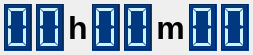
<?xml version="1.0" encoding="UTF-8"?>
<ui version="4.0">
 <class>TimeControlWidget</class>
 <widget class="QWidget" name="TimeControlWidget">
  <property name="geometry">
   <rect>
    <x>0</x>
    <y>0</y>
    <width>242</width>
    <height>55</height>
   </rect>
  </property>
  <property name="windowTitle">
   <string>Form</string>
  </property>
  <layout class="QHBoxLayout" name="horizontalLayout">
   <property name="spacing">
    <number>4</number>
   </property>
   <property name="leftMargin">
    <number>4</number>
   </property>
   <property name="topMargin">
    <number>4</number>
   </property>
   <property name="rightMargin">
    <number>4</number>
   </property>
   <property name="bottomMargin">
    <number>4</number>
   </property>
   <item>
    <widget class="QLCDNumber" name="hour1Number">
     <property name="styleSheet">
      <string notr="true">background-color: rgb(2, 56, 127);
color: rgb(206, 243, 255);</string>
     </property>
     <property name="frameShadow">
      <enum>QFrame::Sunken</enum>
     </property>
     <property name="digitCount">
      <number>1</number>
     </property>
     <property name="segmentStyle">
      <enum>QLCDNumber::Flat</enum>
     </property>
    </widget>
   </item>
   <item>
    <widget class="QLCDNumber" name="hour2Number">
     <property name="styleSheet">
      <string notr="true">background-color: rgb(2, 56, 127);
color: rgb(206, 243, 255);</string>
     </property>
     <property name="frameShadow">
      <enum>QFrame::Sunken</enum>
     </property>
     <property name="digitCount">
      <number>1</number>
     </property>
     <property name="segmentStyle">
      <enum>QLCDNumber::Flat</enum>
     </property>
    </widget>
   </item>
   <item>
    <widget class="QLabel" name="hourLabel">
     <property name="font">
      <font>
       <pointsize>24</pointsize>
       <weight>75</weight>
       <bold>true</bold>
      </font>
     </property>
     <property name="text">
      <string>h</string>
     </property>
     <property name="alignment">
      <set>Qt::AlignCenter</set>
     </property>
     <property name="indent">
      <number>-1</number>
     </property>
    </widget>
   </item>
   <item>
    <widget class="QLCDNumber" name="min1Number">
     <property name="styleSheet">
      <string notr="true">background-color: rgb(2, 56, 127);
color: rgb(206, 243, 255);</string>
     </property>
     <property name="frameShadow">
      <enum>QFrame::Sunken</enum>
     </property>
     <property name="digitCount">
      <number>1</number>
     </property>
     <property name="segmentStyle">
      <enum>QLCDNumber::Flat</enum>
     </property>
    </widget>
   </item>
   <item>
    <widget class="QLCDNumber" name="min2Number">
     <property name="styleSheet">
      <string notr="true">background-color: rgb(2, 56, 127);
color: rgb(206, 243, 255);</string>
     </property>
     <property name="frameShadow">
      <enum>QFrame::Sunken</enum>
     </property>
     <property name="digitCount">
      <number>1</number>
     </property>
     <property name="segmentStyle">
      <enum>QLCDNumber::Flat</enum>
     </property>
    </widget>
   </item>
   <item>
    <widget class="QLabel" name="minLabel">
     <property name="font">
      <font>
       <pointsize>24</pointsize>
       <weight>75</weight>
       <bold>true</bold>
      </font>
     </property>
     <property name="text">
      <string>m</string>
     </property>
     <property name="alignment">
      <set>Qt::AlignCenter</set>
     </property>
    </widget>
   </item>
   <item>
    <widget class="QLCDNumber" name="sec1Number">
     <property name="styleSheet">
      <string notr="true">background-color: rgb(2, 56, 127);
color: rgb(206, 243, 255);</string>
     </property>
     <property name="frameShadow">
      <enum>QFrame::Sunken</enum>
     </property>
     <property name="digitCount">
      <number>1</number>
     </property>
     <property name="segmentStyle">
      <enum>QLCDNumber::Flat</enum>
     </property>
    </widget>
   </item>
   <item>
    <widget class="QLCDNumber" name="sec2Number">
     <property name="styleSheet">
      <string notr="true">background-color: rgb(2, 56, 127);
color: rgb(206, 243, 255);</string>
     </property>
     <property name="frameShadow">
      <enum>QFrame::Sunken</enum>
     </property>
     <property name="digitCount">
      <number>1</number>
     </property>
     <property name="segmentStyle">
      <enum>QLCDNumber::Flat</enum>
     </property>
    </widget>
   </item>
  </layout>
 </widget>
 <resources/>
 <connections/>
</ui>
